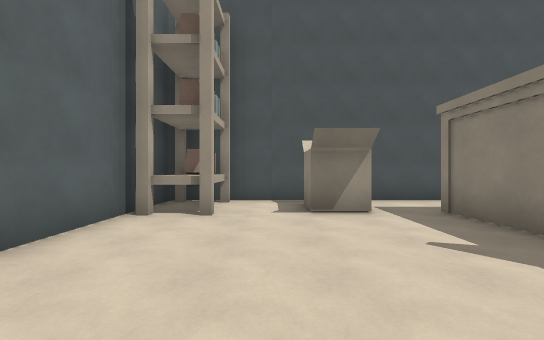
View 1 (above)

17 first-person views from a walk through a Godot game level. The camera is 1.5 m above the floor, looks level and sees 90° across. The floor is counted in squares, 2 m on a side. Each view is taken from the middle of a square. On the plan, view 1 faces up. The plan holds only what a view shows up to about 10 squares ahead; the rest is blank. The place goes on beyond the plan. Characters and animated objects are left out. Surface patterns are stand-ins for the level's own textures.

View 2
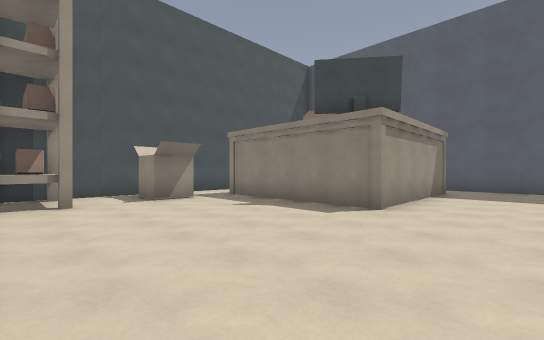

View 3
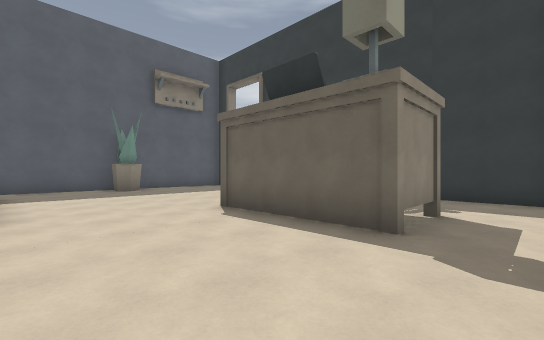

View 4
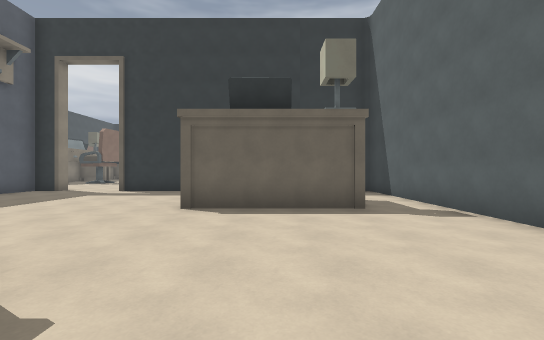

View 5
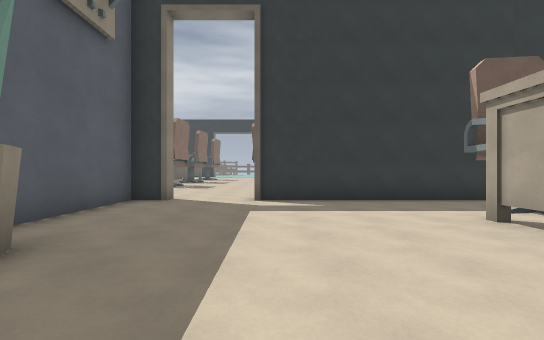

View 6
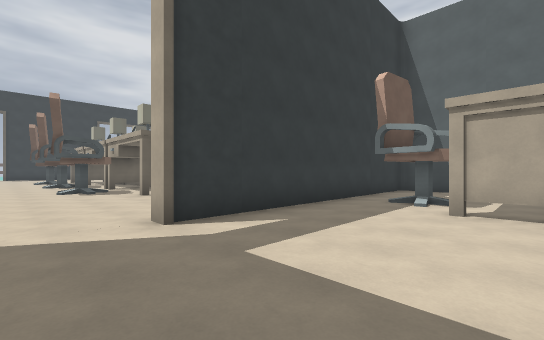

View 7
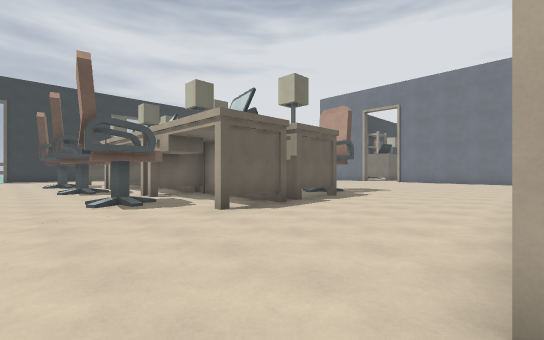

View 8
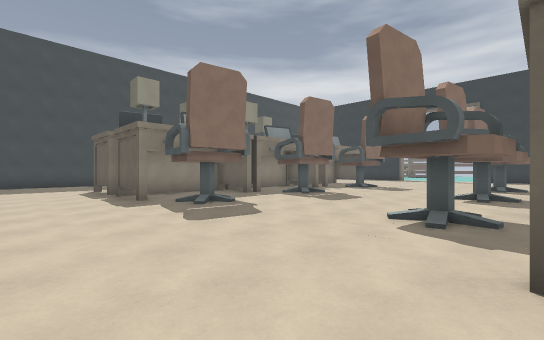

View 9
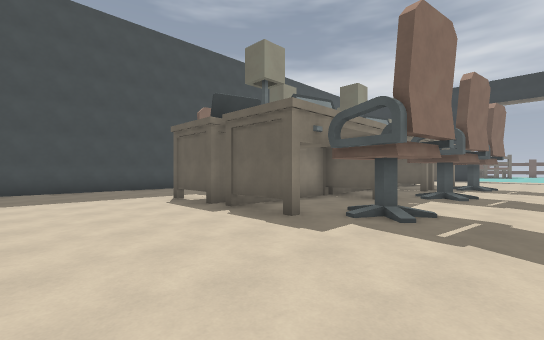

View 10
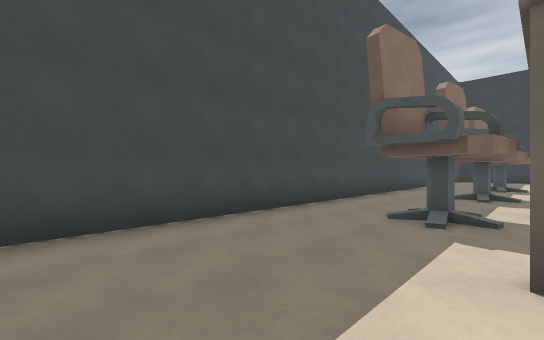

View 11
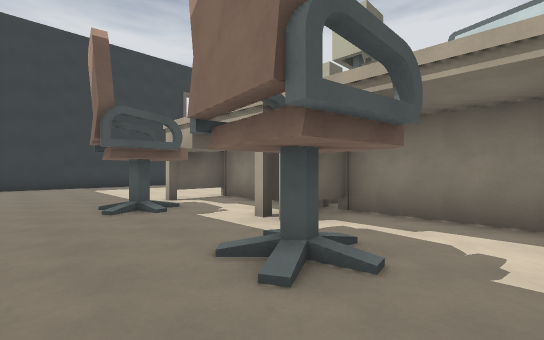

View 12
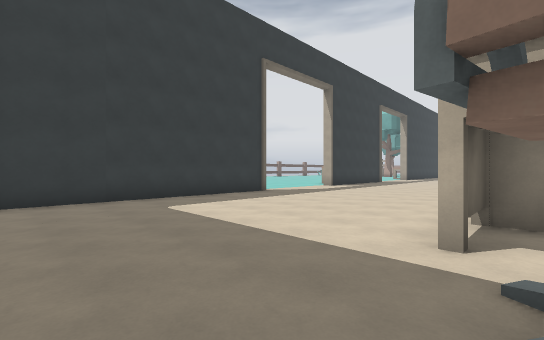

View 13
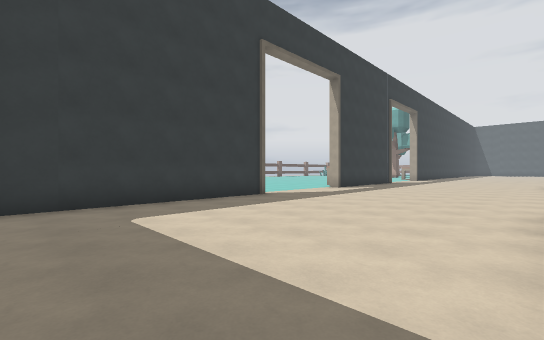

View 14
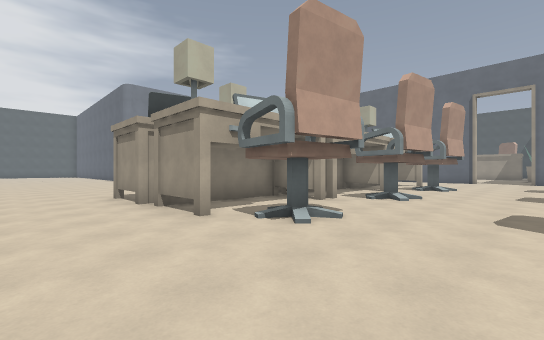

View 15
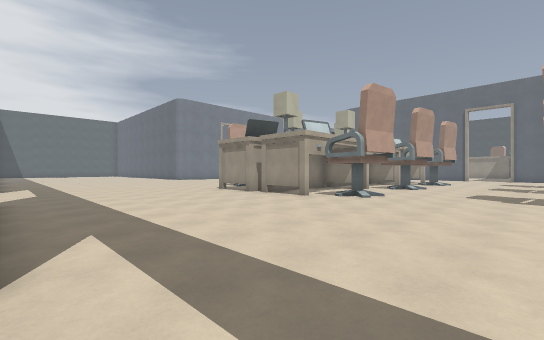

View 16
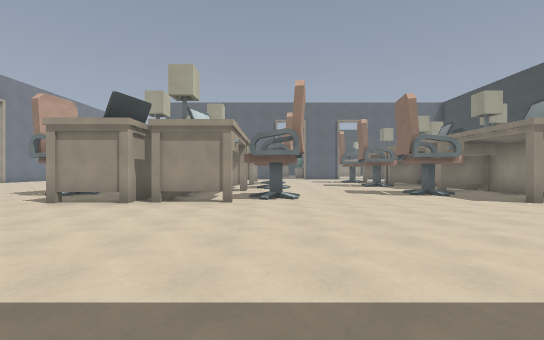

View 17
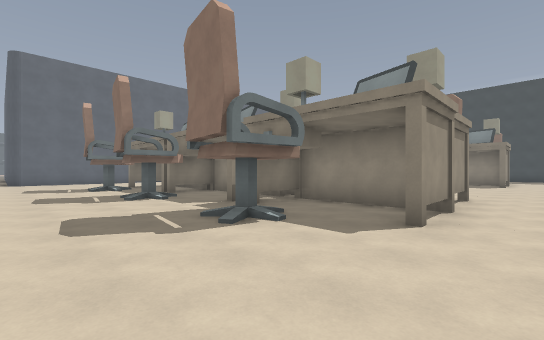

### Floor plan
Ten units are one square. View 1 is at (0, 0); x grows to the right and y downward. Boxes are objects, and circles mark ways between rooms. Rooms are numbered by the first view taken in them; rooms with no view inside come last. Other rooms are left out.
<svg viewBox="-30 -72 232 379">
<path fill="none" stroke="#000" d="M31 -2 31 -50M-25 15 -25 76M-10 -46 -22 -46M-25 -65 -25 -25M-8 51 -8 33 28 33M25 -67 -21 -67M86 38 83 33 85 29 90 29M27 40 27 51M95 28 95 6M86 77 95 77 95 46M79 -2 31 -2M25 77 64 77M51 198 31 198M49 203 34 203 34 238M119 196 126 196M50 163 45 163M119 162 138 162M119 158 136 158 136 124M28 198 9 198M51 237 31 237M31 162 51 162M26 172 26 163 9 163M34 151 34 158 51 158M141 201 161 201M136 219 136 204 119 204M27 225 27 239 9 239M144 170 144 196 152 196M27 237 10 237M144 222 144 235 161 235M26 239 26 204 10 204M119 123 138 123M34 122 34 136M31 123 51 123M142 128 142 123 161 123M9 123 28 123M86 81 86 77M64 77 64 81M197 204 197 90M121 302 190 302M136 174 136 161M-22 77 25 77"/>
<rect x="-25" y="-65" width="20" height="10" fill="#bbb"><title>books</title></rect>
<rect x="5" y="-55" width="10" height="10" fill="#bbb"><title>box</title></rect>
<rect x="-5" y="205" width="10" height="20" fill="#bbb"><title>chair</title></rect>
<rect x="-5" y="165" width="10" height="10" fill="#bbb"><title>chair</title></rect>
<rect x="-5" y="135" width="10" height="10" fill="#bbb"><title>chair</title></rect>
<rect x="55" y="215" width="10" height="20" fill="#bbb"><title>chair</title></rect>
<rect x="55" y="185" width="10" height="10" fill="#bbb"><title>chair</title></rect>
<rect x="55" y="145" width="10" height="10" fill="#bbb"><title>chair</title></rect>
<rect x="105" y="205" width="10" height="20" fill="#bbb"><title>chair</title></rect>
<rect x="105" y="165" width="10" height="10" fill="#bbb"><title>chair</title></rect>
<rect x="105" y="135" width="10" height="10" fill="#bbb"><title>chair</title></rect>
<rect x="165" y="215" width="10" height="20" fill="#bbb"><title>chair</title></rect>
<rect x="165" y="185" width="10" height="10" fill="#bbb"><title>chair</title></rect>
<rect x="165" y="145" width="10" height="10" fill="#bbb"><title>chair</title></rect>
<rect x="5" y="55" width="10" height="10" fill="#bbb"><title>chair</title></rect>
<circle cx="30" cy="15" r="3" fill="#2a7"/>
<circle cx="-10" cy="65" r="3" fill="#2a7"/>
<circle cx="75" cy="80" r="3" fill="#2a7"/>
<circle cx="30" cy="65" r="3" fill="#2a7"/>
<text x="0" y="-10">1</text>
<text x="60" y="40">2</text>
<text x="80" y="190">3</text>
<text x="10" y="60">4</text>
</svg>
Room 1 opens to room 2. Room 1 opens to room 4. Room 2 opens to room 3. Room 2 opens to room 4.

Where each view was taken, in squares from view 1:
view 1: 0 up, 0 right, facing up
view 2: 2 down, 2 left, facing up-right
view 3: 0 up, 2 left, facing down-right
view 4: 2 up, 1 right, facing down
view 5: 1 down, 6 right, facing down
view 6: 4 down, 8 right, facing down-left
view 7: 8 down, 8 right, facing down-left
view 8: 10 down, 5 right, facing down-right
view 9: 9 down, 9 right, facing down-right
view 10: 10 down, 16 right, facing down-right
view 11: 17 down, 19 right, facing down-left
view 12: 23 down, 19 right, facing down-left
view 13: 24 down, 18 right, facing down-left
view 14: 26 down, 9 right, facing up-left
view 15: 30 down, 10 right, facing up-left
view 16: 30 down, 6 right, facing up
view 17: 25 down, 3 left, facing up-right
